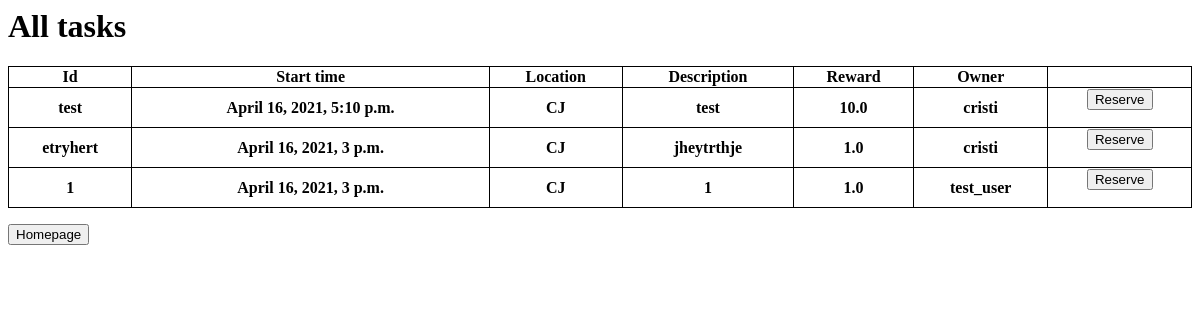
The app's page /view_tasks/, older data.
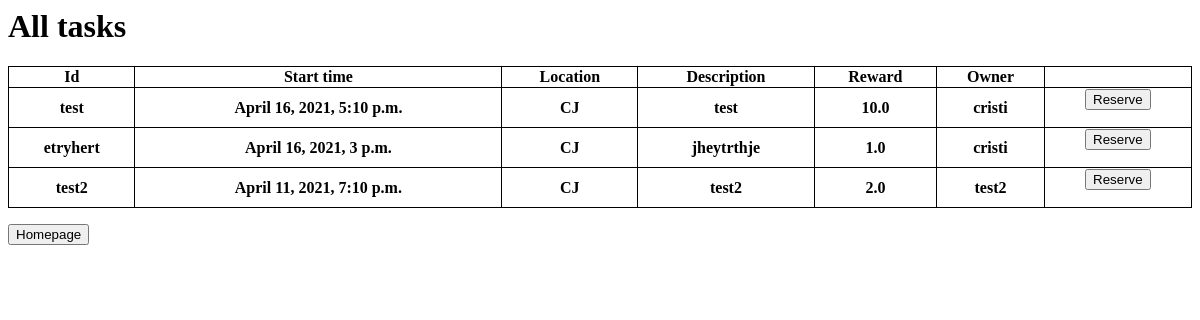
The same page, newer data.
### app/models.py (models this page shows, shortened)
class Task(models.Model):
    id = models.AutoField(primary_key=True)
    owner = models.ForeignKey(User, on_delete=models.CASCADE)
    name = models.CharField(max_length=100)
    starttime = models.DateTimeField()
    location = models.CharField(max_length=100,
        choices=LocationEnum.choices,
        default=LocationEnum.CJ,
    )
    description = models.CharField(max_length=100)
    reward = models.FloatField()
    available = models.IntegerField(default=1)

class User(AbstractUser):
    id = models.AutoField(primary_key=True)
    name=models.CharField(max_length=100)
    birth_date = models.DateField(null=True, blank=True)
    role=models.CharField(max_length=100,
        choices=RoleEnum.choices,
        default=RoleEnum.U,
    )
    location = models.CharField(max_length=100,
        choices=LocationEnum.choices,
        default=LocationEnum.CJ,
    )
    email = models.CharField(max_length=100)
    def __str__(self):
        return self.username

### app/views.py (the view, shortened to what this page needs)
# urls.py: path('view_tasks/', core_views.view_tasks, name="view_tasks"),
def view_tasks(request):
    context = {
        'tasks': Task.objects.filter(available=1),
        'title': 'Tasks'
    }
    return render(request, 'view_tasks.html', context)

### templates/view_tasks.html (shortened to what this page needs)
<body>
    <h1>All tasks</h1>
    <table style="width: 100%">
        <tr>
            <th>Id</th>
            <th>Start time</th>
            <th>Location</th>
            <th>Description</th>
            <th>Reward</th>
            <th>Owner</th>
        </tr>
    {% for task in tasks %}
        <tr>
            <th> {{ task.name }} </th>
            <th> {{ task.starttime }} </th>
            <th> {{ task.location }} </th>
            <th> {{ task.description }} </th>
            <th> {{ task.reward }} </th>
            <th> {{ task.owner }} </th>
            <th>
                <form method="post">
                    <button type="Submit">Reserve</button>
                </form>
            </th>
        </tr>
    {% endfor %}
    </table>
      <p><a href="/">
        <input type="button" value="Homepage"/>
      </a></p>
</body>

### templates/view_tasks.html (style rules this page uses)
table, th, td { border: 1px solid black; border-collapse: collapse; }

Row changes from the older to the newer data that the page shows:
no longer on this page (row edited): Task: name "1", starttime "April 16, 2021, 3 p.m.", location "CJ", description "1", reward "1.0", owner "test_user"
added Task: name "test2", starttime "April 11, 2021, 7:10 p.m.", location "CJ", description "test2", reward "2.0", owner "test2"
